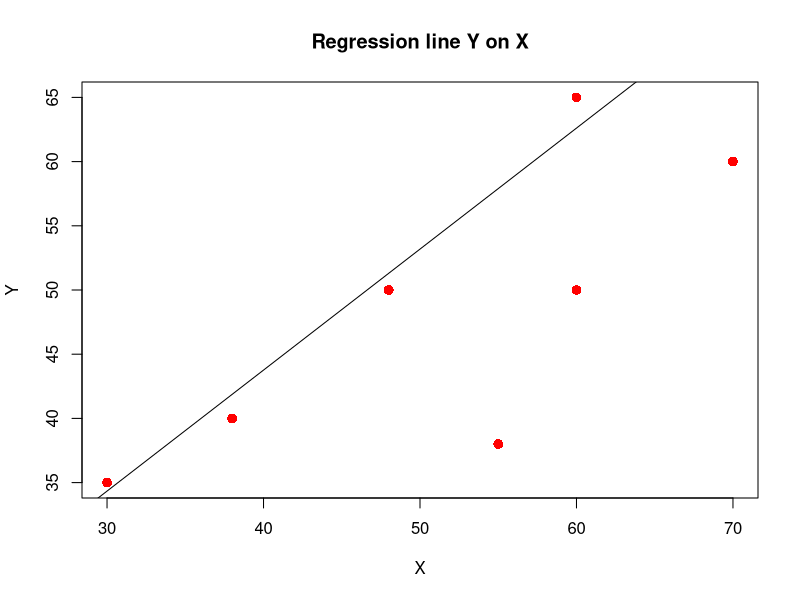
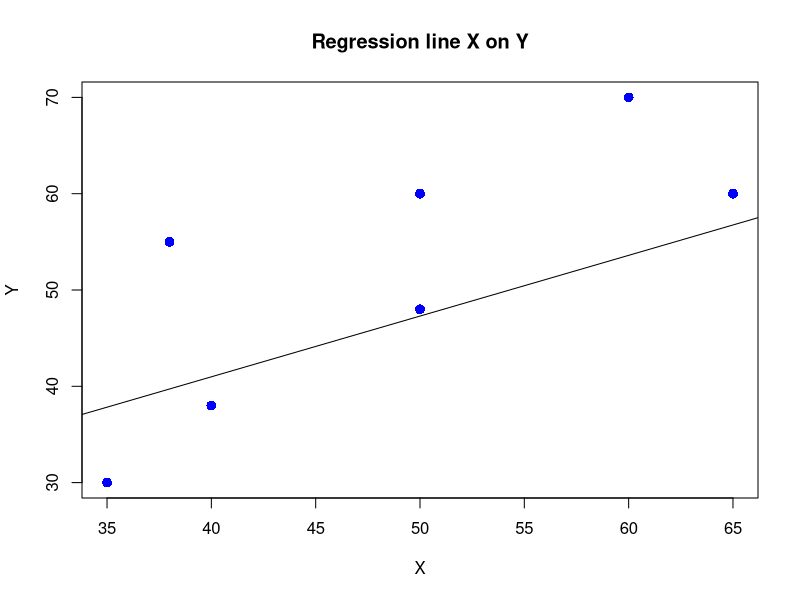

The R source for these figures, in order:
x=c(40,50,38,60,65,50,35)
y=c(38,60,55,70,60,48,30)
mean_x=mean(x)
mean_y=mean(y)
num=sum((x-mean_x)*(y-mean_y))
den1=(sum((x-mean_x)^2))
den2=(sum((y-mean_y)^2))
byx=num/den1
bxy=num/den2
model=lm(y~x)
a=data.frame(x=55)
ans=predict(model,a)
sprintf("When X=55, Y is equal to %.3f",ans)
sprintf("Regression line of X on Y => X - %.3f = %.3f(Y - %.3f)",mean_x,bxy,mean_y)
sprintf("Regression line of Y on X => Y - %.3f = %.3f(X - %.3f)",mean_y,byx,mean_x)
plot(y, x, col = "red", main = "Regression line Y on X", abline(lm(y~x)), cex = 1.3, pch = 16, xlab = "X", ylab = "Y")
plot(x, y, col = "blue", main = "Regression line X on Y", abline(lm(x~y)), cex = 1.3, pch = 16, xlab = "X", ylab = "Y")




